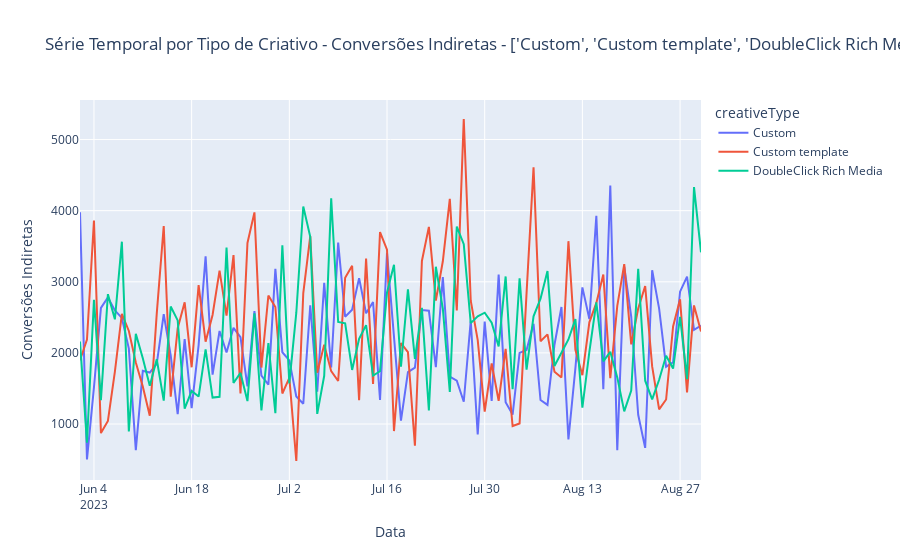

This figure's notebook cell:
### Markdown cell above
Agora para as conversões indiretas:

### Code cell
tipo = "Conversões Indiretas"
criativos = df_group1["creativeType"].unique().tolist()

fig = px.line(df_group1, 
              x='date', 
              y='viewThroughConversions', 
              color='creativeType', 
              hover_name="dia_semana",
              title=f"Série Temporal por Tipo de Criativo - {tipo} - {criativos}")

fig.update_xaxes(title_text='Data')
fig.update_yaxes(title_text=tipo)

fig.show()

### Figure 1 — Plotly figure (JSON) as saved in the notebook; plotly's stock layout.template omitted (floating-point values rounded to 4 significant figures)
{"data": [{"hovertemplate": "<b>%{hovertext}</b><br><br>creativeType=Custom<br>date=%{x}<br>viewThroughConversions=%{y}<extra></extra>", "hovertext": ["Sexta", "Sábado", "Domingo", "Segunda", "Terça", "Quarta", "Quinta", "Sexta", "Sábado", "Domingo", "Segunda", "Terça", "Quarta", "Quinta", "Sexta", "Sábado", "Domingo", "Segunda", "Terça", "Quarta", "Quinta", "Sexta", "Sábado", "Domingo", "Segunda", "Terça", "Quarta", "Quinta", "Sexta", "Sábado", "Domingo", "Segunda", "Terça", "Quarta", "Quinta", "Sexta", "Sábado", "Domingo", "Segunda", "Terça", "Quarta", "Quinta", "Sexta", "Sábado", "Domingo", "Segunda", "Terça", "Quarta", "Quinta", "Sexta", "Sábado", "Domingo", "Segunda", "Terça", "Quarta", "Quinta", "Sexta", "Sábado", "Domingo", "Segunda", "Terça", "Quarta", "Quinta", "Sexta", "Sábado", "Domingo", "Segunda", "Terça", "Quarta", "Quinta", "Sexta", "Sábado", "Domingo", "Segunda", "Terça", "Quarta", "Quinta", "Sexta", "Sábado", "Domingo", "Segunda", "Terça", "Quarta", "Quinta", "Sexta", "Sábado", "Domingo", "Segunda", "Terça", "Quarta"], "legendgroup": "Custom", "line": {"color": "#636efa", "dash": "solid"}, "marker": {"symbol": "circle"}, "mode": "lines", "name": "Custom", "orientation": "v", "showlegend": true, "type": "scatter", "x": ["2023-06-02T00:00:00", "2023-06-03T00:00:00", "2023-06-04T00:00:00", "2023-06-05T00:00:00", "2023-06-06T00:00:00", "2023-06-07T00:00:00", "2023-06-08T00:00:00", "2023-06-09T00:00:00", "2023-06-10T00:00:00", "2023-06-11T00:00:00", "2023-06-12T00:00:00", "2023-06-13T00:00:00", "2023-06-14T00:00:00", "2023-06-15T00:00:00", "2023-06-16T00:00:00", "2023-06-17T00:00:00", "2023-06-18T00:00:00", "2023-06-19T00:00:00", "2023-06-20T00:00:00", "2023-06-21T00:00:00", "2023-06-22T00:00:00", "2023-06-23T00:00:00", "2023-06-24T00:00:00", "2023-06-25T00:00:00", "2023-06-26T00:00:00", "2023-06-27T00:00:00", "2023-06-28T00:00:00", "2023-06-29T00:00:00", "2023-06-30T00:00:00", "2023-07-01T00:00:00", "2023-07-02T00:00:00", "2023-07-03T00:00:00", "2023-07-04T00:00:00", "2023-07-05T00:00:00", "2023-07-06T00:00:00", "2023-07-07T00:00:00", "2023-07-08T00:00:00", "2023-07-09T00:00:00", "2023-07-10T00:00:00", "2023-07-11T00:00:00", "2023-07-12T00:00:00", "2023-07-13T00:00:00", "2023-07-14T00:00:00", "2023-07-15T00:00:00", "2023-07-16T00:00:00", "2023-07-17T00:00:00", "2023-07-18T00:00:00", "2023-07-19T00:00:00", "2023-07-20T00:00:00", "2023-07-21T00:00:00", "2023-07-22T00:00:00", "2023-07-23T00:00:00", "2023-07-24T00:00:00", "2023-07-25T00:00:00", "2023-07-26T00:00:00", "2023-07-27T00:00:00", "2023-07-28T00:00:00", "2023-07-29T00:00:00", "2023-07-30T00:00:00", "2023-07-31T00:00:00", "2023-08-01T00:00:00", "2023-08-02T00:00:00", "2023-08-03T00:00:00", "2023-08-04T00:00:00", "2023-08-05T00:00:00", "2023-08-06T00:00:00", "2023-08-07T00:00:00", "2023-08-08T00:00:00", "2023-08-09T00:00:00", "2023-08-10T00:00:00", "2023-08-11T00:00:00", "2023-08-12T00:00:00", "2023-08-13T00:00:00", "2023-08-14T00:00:00", "2023-08-15T00:00:00", "2023-08-16T00:00:00", "2023-08-17T00:00:00", "2023-08-18T00:00:00", "2023-08-19T00:00:00", "2023-08-20T00:00:00", "2023-08-21T00:00:00", "2023-08-22T00:00:00", "2023-08-23T00:00:00", "2023-08-24T00:00:00", "2023-08-25T00:00:00", "2023-08-26T00:00:00", "2023-08-27T00:00:00", "2023-08-28T00:00:00", "2023-08-29T00:00:00", "2023-08-30T00:00:00"], "xaxis": "x", "y": [3977, 502, 1516, 2632, 2779, 2598, 2492, 2060, 633, 1748, 1724, 1847, 2545, 1964, 1138, 2193, 1223, 2110, 3357, 1694, 2308, 2006, 2353, 2221, 1530, 2588, 1682, 1553, 3183, 2009, 1895, 1388, 1285, 2669, 1454, 2987, 1794, 3552, 2508, 2606, 3052, 2557, 2716, 1338, 3407, 2167, 1048, 1729, 1794, 2603, 2593, 1800, 3066, 1667, 1611, 1313, 2454, 852, 2440, 1325, 3101, 1306, 1133, 2001, 2042, 2410, 1337, 1269, 2115, 2646, 784, 1786, 2921, 2476, 3929, 1488, 4354, 632, 3213, 2512, 1130, 664, 3162, 2622, 1806, 1868, 2861, 3073, 2325, 2383], "yaxis": "y"}, {"hovertemplate": "<b>%{hovertext}</b><br><br>creativeType=Custom template<br>date=%{x}<br>viewThroughConversions=%{y}<extra></extra>", "hovertext": ["Sexta", "Sábado", "Domingo", "Segunda", "Terça", "Quarta", "Quinta", "Sexta", "Sábado", "Domingo", "Segunda", "Terça", "Quarta", "Quinta", "Sexta", "Sábado", "Domingo", "Segunda", "Terça", "Quarta", "Quinta", "Sexta", "Sábado", "Domingo", "Segunda", "Terça", "Quarta", "Quinta", "Sexta", "Sábado", "Domingo", "Segunda", "Terça", "Quarta", "Quinta", "Sexta", "Sábado", "Domingo", "Segunda", "Terça", "Quarta", "Quinta", "Sexta", "Sábado", "Domingo", "Segunda", "Terça", "Quarta", "Quinta", "Sexta", "Sábado", "Domingo", "Segunda", "Terça", "Quarta", "Quinta", "Sexta", "Sábado", "Domingo", "Segunda", "Terça", "Quarta", "Quinta", "Sexta", "Sábado", "Domingo", "Segunda", "Terça", "Quarta", "Quinta", "Sexta", "Sábado", "Domingo", "Segunda", "Terça", "Quarta", "Quinta", "Sexta", "Sábado", "Domingo", "Segunda", "Terça", "Quarta", "Quinta", "Sexta", "Sábado", "Domingo", "Segunda", "Terça", "Quarta"], "legendgroup": "Custom template", "line": {"color": "#EF553B", "dash": "solid"}, "marker": {"symbol": "circle"}, "mode": "lines", "name": "Custom template", "orientation": "v", "showlegend": true, "type": "scatter", "x": ["2023-06-02T00:00:00", "2023-06-03T00:00:00", "2023-06-04T00:00:00", "2023-06-05T00:00:00", "2023-06-06T00:00:00", "2023-06-07T00:00:00", "2023-06-08T00:00:00", "2023-06-09T00:00:00", "2023-06-10T00:00:00", "2023-06-11T00:00:00", "2023-06-12T00:00:00", "2023-06-13T00:00:00", "2023-06-14T00:00:00", "2023-06-15T00:00:00", "2023-06-16T00:00:00", "2023-06-17T00:00:00", "2023-06-18T00:00:00", "2023-06-19T00:00:00", "2023-06-20T00:00:00", "2023-06-21T00:00:00", "2023-06-22T00:00:00", "2023-06-23T00:00:00", "2023-06-24T00:00:00", "2023-06-25T00:00:00", "2023-06-26T00:00:00", "2023-06-27T00:00:00", "2023-06-28T00:00:00", "2023-06-29T00:00:00", "2023-06-30T00:00:00", "2023-07-01T00:00:00", "2023-07-02T00:00:00", "2023-07-03T00:00:00", "2023-07-04T00:00:00", "2023-07-05T00:00:00", "2023-07-06T00:00:00", "2023-07-07T00:00:00", "2023-07-08T00:00:00", "2023-07-09T00:00:00", "2023-07-10T00:00:00", "2023-07-11T00:00:00", "2023-07-12T00:00:00", "2023-07-13T00:00:00", "2023-07-14T00:00:00", "2023-07-15T00:00:00", "2023-07-16T00:00:00", "2023-07-17T00:00:00", "2023-07-18T00:00:00", "2023-07-19T00:00:00", "2023-07-20T00:00:00", "2023-07-21T00:00:00", "2023-07-22T00:00:00", "2023-07-23T00:00:00", "2023-07-24T00:00:00", "2023-07-25T00:00:00", "2023-07-26T00:00:00", "2023-07-27T00:00:00", "2023-07-28T00:00:00", "2023-07-29T00:00:00", "2023-07-30T00:00:00", "2023-07-31T00:00:00", "2023-08-01T00:00:00", "2023-08-02T00:00:00", "2023-08-03T00:00:00", "2023-08-04T00:00:00", "2023-08-05T00:00:00", "2023-08-06T00:00:00", "2023-08-07T00:00:00", "2023-08-08T00:00:00", "2023-08-09T00:00:00", "2023-08-10T00:00:00", "2023-08-11T00:00:00", "2023-08-12T00:00:00", "2023-08-13T00:00:00", "2023-08-14T00:00:00", "2023-08-15T00:00:00", "2023-08-16T00:00:00", "2023-08-17T00:00:00", "2023-08-18T00:00:00", "2023-08-19T00:00:00", "2023-08-20T00:00:00", "2023-08-21T00:00:00", "2023-08-22T00:00:00", "2023-08-23T00:00:00", "2023-08-24T00:00:00", "2023-08-25T00:00:00", "2023-08-26T00:00:00", "2023-08-27T00:00:00", "2023-08-28T00:00:00", "2023-08-29T00:00:00", "2023-08-30T00:00:00"], "xaxis": "x", "y": [1896, 2187, 3862, 872, 1043, 1737, 2549, 2309, 1866, 1527, 1116, 2552, 3784, 1384, 2347, 2711, 1798, 2953, 2157, 2534, 3157, 2525, 3375, 1429, 3546, 3976, 1794, 2807, 2644, 1429, 1649, 480, 2842, 3642, 1720, 2115, 1743, 1605, 3056, 3224, 1336, 3325, 1562, 3699, 3452, 901, 2139, 2010, 694, 3293, 3772, 2736, 3288, 4166, 2597, 5289, 2734, 2180, 1173, 1853, 1327, 2056, 972, 1008, 2840, 4609, 2163, 2261, 1736, 1654, 3571, 2044, 1687, 2430, 2703, 3103, 1646, 2661, 3249, 2120, 2624, 2940, 1810, 1207, 1345, 2371, 2753, 1445, 2668, 2300], "yaxis": "y"}, {"hovertemplate": "<b>%{hovertext}</b><br><br>creativeType=DoubleClick Rich Media<br>date=%{x}<br>viewThroughConversions=%{y}<extra></extra>", "hovertext": ["Sexta", "Sábado", "Domingo", "Segunda", "Terça", "Quarta", "Quinta", "Sexta", "Sábado", "Domingo", "Segunda", "Terça", "Quarta", "Quinta", "Sexta", "Sábado", "Domingo", "Segunda", "Terça", "Quarta", "Quinta", "Sexta", "Sábado", "Domingo", "Segunda", "Terça", "Quarta", "Quinta", "Sexta", "Sábado", "Domingo", "Segunda", "Terça", "Quarta", "Quinta", "Sexta", "Sábado", "Domingo", "Segunda", "Terça", "Quarta", "Quinta", "Sexta", "Sábado", "Domingo", "Segunda", "Terça", "Quarta", "Quinta", "Sexta", "Sábado", "Domingo", "Segunda", "Terça", "Quarta", "Quinta", "Sexta", "Sábado", "Domingo", "Segunda", "Terça", "Quarta", "Quinta", "Sexta", "Sábado", "Domingo", "Segunda", "Terça", "Quarta", "Quinta", "Sexta", "Sábado", "Domingo", "Segunda", "Terça", "Quarta", "Quinta", "Sexta", "Sábado", "Domingo", "Segunda", "Terça", "Quarta", "Quinta", "Sexta", "Sábado", "Domingo", "Segunda", "Terça", "Quarta"], "legendgroup": "DoubleClick Rich Media", "line": {"color": "#00cc96", "dash": "solid"}, "marker": {"symbol": "circle"}, "mode": "lines", "name": "DoubleClick Rich Media", "orientation": "v", "showlegend": true, "type": "scatter", "x": ["2023-06-02T00:00:00", "2023-06-03T00:00:00", "2023-06-04T00:00:00", "2023-06-05T00:00:00", "2023-06-06T00:00:00", "2023-06-07T00:00:00", "2023-06-08T00:00:00", "2023-06-09T00:00:00", "2023-06-10T00:00:00", "2023-06-11T00:00:00", "2023-06-12T00:00:00", "2023-06-13T00:00:00", "2023-06-14T00:00:00", "2023-06-15T00:00:00", "2023-06-16T00:00:00", "2023-06-17T00:00:00", "2023-06-18T00:00:00", "2023-06-19T00:00:00", "2023-06-20T00:00:00", "2023-06-21T00:00:00", "2023-06-22T00:00:00", "2023-06-23T00:00:00", "2023-06-24T00:00:00", "2023-06-25T00:00:00", "2023-06-26T00:00:00", "2023-06-27T00:00:00", "2023-06-28T00:00:00", "2023-06-29T00:00:00", "2023-06-30T00:00:00", "2023-07-01T00:00:00", "2023-07-02T00:00:00", "2023-07-03T00:00:00", "2023-07-04T00:00:00", "2023-07-05T00:00:00", "2023-07-06T00:00:00", "2023-07-07T00:00:00", "2023-07-08T00:00:00", "2023-07-09T00:00:00", "2023-07-10T00:00:00", "2023-07-11T00:00:00", "2023-07-12T00:00:00", "2023-07-13T00:00:00", "2023-07-14T00:00:00", "2023-07-15T00:00:00", "2023-07-16T00:00:00", "2023-07-17T00:00:00", "2023-07-18T00:00:00", "2023-07-19T00:00:00", "2023-07-20T00:00:00", "2023-07-21T00:00:00", "2023-07-22T00:00:00", "2023-07-23T00:00:00", "2023-07-24T00:00:00", "2023-07-25T00:00:00", "2023-07-26T00:00:00", "2023-07-27T00:00:00", "2023-07-28T00:00:00", "2023-07-29T00:00:00", "2023-07-30T00:00:00", "2023-07-31T00:00:00", "2023-08-01T00:00:00", "2023-08-02T00:00:00", "2023-08-03T00:00:00", "2023-08-04T00:00:00", "2023-08-05T00:00:00", "2023-08-06T00:00:00", "2023-08-07T00:00:00", "2023-08-08T00:00:00", "2023-08-09T00:00:00", "2023-08-10T00:00:00", "2023-08-11T00:00:00", "2023-08-12T00:00:00", "2023-08-13T00:00:00", "2023-08-14T00:00:00", "2023-08-15T00:00:00", "2023-08-16T00:00:00", "2023-08-17T00:00:00", "2023-08-18T00:00:00", "2023-08-19T00:00:00", "2023-08-20T00:00:00", "2023-08-21T00:00:00", "2023-08-22T00:00:00", "2023-08-23T00:00:00", "2023-08-24T00:00:00", "2023-08-25T00:00:00", "2023-08-26T00:00:00", "2023-08-27T00:00:00", "2023-08-28T00:00:00", "2023-08-29T00:00:00", "2023-08-30T00:00:00"], "xaxis": "x", "y": [2159, 737, 2746, 1335, 2826, 2472, 3564, 897, 2270, 1924, 1538, 1911, 1329, 2653, 2457, 1216, 1466, 1386, 2051, 1372, 1382, 3482, 1577, 1719, 1323, 2558, 1190, 2139, 1152, 3512, 1572, 2565, 4059, 3632, 1142, 1678, 4173, 2435, 2415, 1760, 2197, 2391, 1681, 1742, 2852, 3239, 1805, 2894, 1915, 2634, 1192, 3211, 2624, 1452, 3776, 3529, 2419, 2514, 2565, 2425, 2091, 3075, 1489, 3048, 1765, 2514, 2762, 3151, 1815, 2006, 2189, 2475, 1229, 2016, 2709, 1882, 2015, 1656, 1178, 1472, 3181, 1609, 1346, 1622, 1961, 1780, 2506, 1631, 4332, 3415], "yaxis": "y"}], "layout": {"legend": {"title": {"text": "creativeType"}, "tracegroupgap": 0}, "title": {"text": "Série Temporal por Tipo de Criativo - Conversões Indiretas - ['Custom', 'Custom template', 'DoubleClick Rich Media']"}, "xaxis": {"anchor": "y", "domain": [0, 1], "title": {"text": "Data"}}, "yaxis": {"anchor": "x", "domain": [0, 1], "title": {"text": "Conversões Indiretas"}}}}
